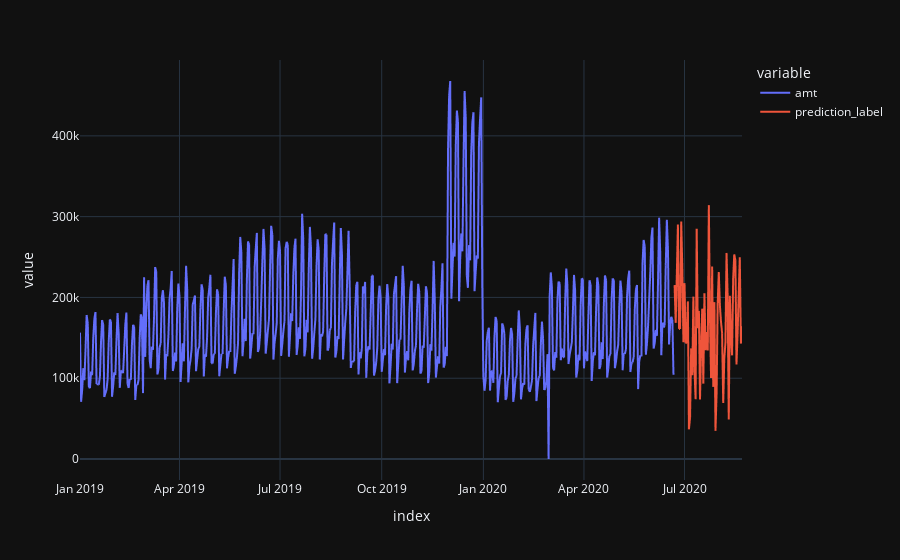

Notebook cell for this chart:
### Code cell
fig = px.line(concat_df, x=concat_df.index, y=["amt", "prediction_label"], template = 'plotly_dark')
fig.show()

### Figure 1 — Plotly figure (JSON) as saved in the notebook; plotly's stock layout.template omitted (floating-point values rounded to 4 significant figures; data arrays with more than 128 entries replaced by an {"elided": "..."} marker saying what was removed)
{"data": [{"hovertemplate": "variable=amt<br>index=%{x}<br>value=%{y}<extra></extra>", "legendgroup": "amt", "line": {"color": "#636efa", "dash": "solid"}, "marker": {"symbol": "circle"}, "mode": "lines", "name": "amt", "showlegend": true, "type": "scattergl", "x": {"elided": "600 str values"}, "xaxis": "x", "y": {"elided": "600 float values"}, "yaxis": "y"}, {"hovertemplate": "variable=prediction_label<br>index=%{x}<br>value=%{y}<extra></extra>", "legendgroup": "prediction_label", "line": {"color": "#EF553B", "dash": "solid"}, "marker": {"symbol": "circle"}, "mode": "lines", "name": "prediction_label", "showlegend": true, "type": "scattergl", "x": {"elided": "600 str values"}, "xaxis": "x", "y": {"elided": "600 float values"}, "yaxis": "y"}], "layout": {"autosize": true, "legend": {"title": {"text": "variable"}, "tracegroupgap": 0}, "margin": {"t": 60}, "xaxis": {"anchor": "y", "autorange": true, "domain": [0, 1], "range": ["2019-01-01", "2020-08-22"], "title": {"text": "index"}, "type": "date"}, "yaxis": {"anchor": "x", "autorange": true, "domain": [0, 1], "range": [-26000.0, 493900.0], "title": {"text": "value"}, "type": "linear"}}}
